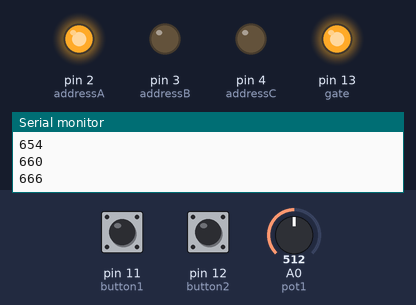
Recording of a sketch running on a simulated Arduino Uno, built with avr-gcc and run on an emulated ATmega328P. Parts: output pins drawn as LEDs (lit = HIGH), the last lines printed to the serial monitor. Dashed ring = blinking. The inputs (shaded band) are chosen by the test bench; at power-on: pin 11 (button1) HIGH, pin 12 (button2) HIGH, A0 (pot1) = 512. Random numbers use the default seed unless the sketch sets one.

Above: at 1.2 s.
1.3 s: pin 11 (button1) pulled LOW for 1 s
At 2.18 s:
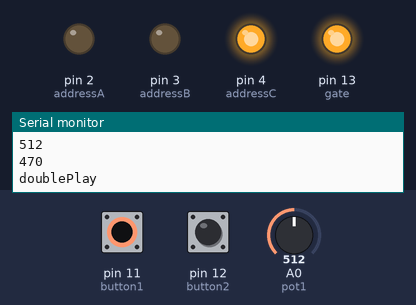
3.9 s: pin 12 (button2) pulled LOW for 3.2 s
At 5.54 s:
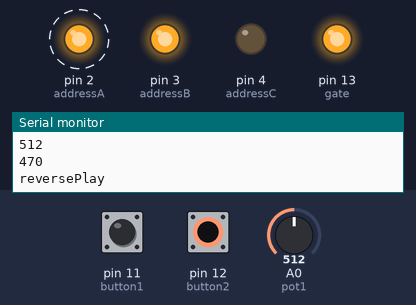
8.7 s: pin 11 (button1) pulled LOW for 3.2 s
At 10.32 s:
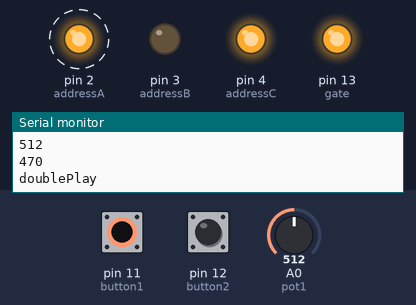
13.4 s: pin 11 (button1) driven LOW and pin 12 (button2) driven LOW
At 15.09 s:
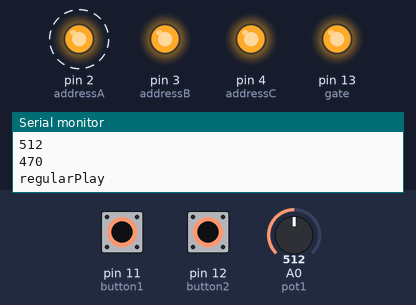
16.4 s: A0 (pot1) set to 122
19.4 s: A0 (pot1) set to 243
22.4 s: A0 (pot1) set to 268
Timing chart, 0 to 26.4 s (numbered marks = the images above; inputs shaded):
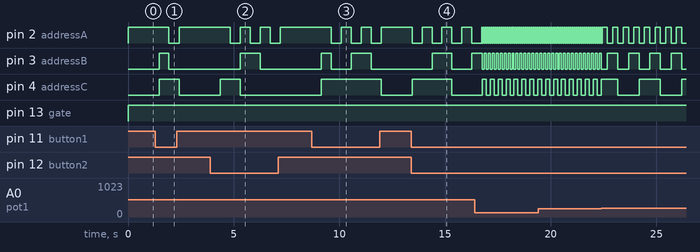

Measured:
- after the input at 1.3 s, pin 2 (addressA): HIGH → LOW after 0.64 s, → HIGH 0.49 s later; pin 3 (addressB): LOW → HIGH after 0.17 s, → LOW 0.47 s later; pin 4 (addressC): LOW → HIGH after 0.17 s, → LOW 0.96 s later
- after the input at 3.9 s, pin 2 (addressA): alternates HIGH for 0.47 s and LOW for 0.47 s, 6 changes in all, then stays HIGH, starting after 0.94 s; pin 3 (addressB): LOW → HIGH after 1.4 s, → LOW 0.94 s later; pin 4 (addressC): LOW → HIGH after 0.47 s, → LOW 0.94 s later
- after the input at 8.7 s, pin 2 (addressA): alternates HIGH for 0.47 s and LOW for 0.47 s, 6 changes in all, then stays HIGH, starting after 0.92 s; pin 3 (addressB): LOW → HIGH after 0.45 s, → LOW 0.47 s later, → HIGH 0.94 s later, → LOW 0.94 s later; pin 4 (addressC): LOW → HIGH after 0.45 s, → LOW 2.8 s later
- after the input at 13.4 s, pin 2 (addressA): alternates HIGH for 0.47 s and LOW for 0.47 s, starting at once; pin 3 (addressB): LOW → HIGH after 0.98 s, → LOW 0.94 s later, → HIGH 0.94 s later; pin 4 (addressC): LOW → HIGH at once, → LOW 1.9 s later

The sketch:

sequencer_mux.ino
```cpp
#define ARRAYSIZE(x) (sizeof(x)/sizeof(*x))

//const int ledStep1 = 2;
//const int ledStep2 = 3;
//const int ledStep3 = 4;
//const int ledStep4 = 5;
//
//const int ledStep5 = 6;
//const int ledStep6 = 7;
//const int ledStep7 = 8;
//const int ledStep8 = 9;


const int addressA = 2;
const int addressB = 3;
const int addressC = 4;

const int gate = 13;

const int button1 = 11;
const int button2 = 12;
const int pot1 = A0;

//int stepArray[] = {ledStep1, ledStep2, ledStep3, ledStep4, ledStep5, ledStep6, ledStep7, ledStep8};
int stepArray[][3] = {
  {0, 0, 0},
  {1, 0, 0},
  {0, 1, 0},
  {1, 1, 0},
  {0, 0, 1},
  {1, 0, 1},
  {0, 1, 1},
  {1, 1, 1}
};
int randArray[8][3];
//int stepArray[5] = {ledStep1, ledStep2, ledStep3, ledStep4};


int beat = 90;
int curvalue = -1;

int stepCounter = 0;

int mode = 0;

void setup() {
  // put your setup code here, to run once:
  pinMode(addressA, OUTPUT);
  pinMode(addressB, OUTPUT);
  pinMode(addressC, OUTPUT);
  pinMode(gate, OUTPUT);
  pinMode(button1, INPUT);
  pinMode(button2, INPUT);
  pinMode(pot1, INPUT);

  Serial.begin(9600);
}

void turnAllOff() {
  for ( int i= 0; i <= 7; i++ ) {
    digitalWrite(stepArray[i], LOW);
  }
  digitalWrite(gate, LOW);
}

void regularPlay() {
  Serial.println("regularPlay");
  digitalWrite(addressA, stepArray[stepCounter][0]);
  digitalWrite(addressB, stepArray[stepCounter][1]);
  digitalWrite(addressC, stepArray[stepCounter][2]);
  digitalWrite(gate, HIGH);

  stepCounter++;
  if ( stepCounter >= 8 ) {
    stepCounter = 0;
  }
}

void reversePlay() {
  Serial.println("reversePlay");

  digitalWrite(addressA, stepArray[stepCounter][0]);
  digitalWrite(addressB, stepArray[stepCounter][1]);
  digitalWrite(addressC, stepArray[stepCounter][2]);
  digitalWrite(gate, HIGH);

  stepCounter--;
  if ( stepCounter <= -1 ) {
    stepCounter = 7;
  }
}

void doublePlay() {
  Serial.println("doublePlay");
  turnAllOff();

  digitalWrite(addressA, stepArray[stepCounter][0]);
  digitalWrite(addressB, stepArray[stepCounter][1]);
  digitalWrite(addressC, stepArray[stepCounter][2]);

  digitalWrite(addressA, stepArray[stepCounter+4][0]);
  digitalWrite(addressB, stepArray[stepCounter+4][1]);
  digitalWrite(addressC, stepArray[stepCounter+4][2]);

//  digitalWrite(stepArray[stepCounter], HIGH);
//  digitalWrite(stepArray[stepCounter+4], HIGH);
  digitalWrite(gate, HIGH);

  stepCounter++;
  if ( stepCounter >= 4 ) {
    stepCounter = 0;
  }
}

void randomPlay() {
  Serial.println("randomPlay");
//  turnAllOff();
  if ( stepCounter == 0 ) {
     for( int i = 0 ; i < 8 ; ++i ){
      randArray[ i ][3] = stepArray[ i ];
    }
  }
  for( int i = 0 ; i < 8 ; ++i ){
    Serial.println(randArray[i][0]);
  }
//  Serial.println("--------");
//  Serial.println(ARRAYSIZE(randArray) );
  int arr_access[3] = { randArray[random(0, 8)] };
//  digitalWrite( arr_access, HIGH);
  digitalWrite(addressA, arr_access[0]);
  digitalWrite(addressB, arr_access[1]);
  digitalWrite(addressC, arr_access[2]);

  digitalWrite(gate, HIGH);
  //remove_element(arr_access
  stepCounter++;
  if ( stepCounter >= 8 ) {
    stepCounter = 0;
  }
}


int modeSelect() {
  boolean b1 = digitalRead(button1);
  boolean b2 = digitalRead(button2);
  int md = 0;
  Serial.println("-buttons-");
  Serial.println(b1);
  Serial.println(b2);
  if ( b1 == 0 && b2 == 0 ) {
    //Serial.println("regularPlay");
    md = 0;
  } else if ( b1 == 1 && b2 == 0 ) {
    //Serial.println("reversePlay");
    md = 1;
  } else if ( b1 == 0 && b2 == 1 ) {
    //Serial.println("doublePlay");
    md = 2;
  } else if ( b1 == 1 && b2 == 1 ) {
    md = 3;
  }

  return md;

}

void loop() {
  beat = 30 + 220*(analogRead(pot1)/256);
  mode = modeSelect();
//  mode = 0;
  //Serial.println(stepCounter);
  //Serial.println(mode);
  Serial.println("beat");
  Serial.println(analogRead(pot1));
//  Serial.print("\n");
   Serial.println(beat);
  if ( mode == 0) {
    //Serial.println("Regular play");
    regularPlay();
  } else if ( mode == 1 ) {
    //Serial.println("Alternate play");
    reversePlay();
  } else if ( mode == 2 ) {
    doublePlay();
  } else if ( mode == 3 ) {
    randomPlay();
  }
//  Serial.println(digitalRead(button1));
//  Serial.println(digitalRead(button2));
//  Serial.println(mode);
  //Serial.println(stepArray[stepCounter]);
  delay(beat);
}
```
